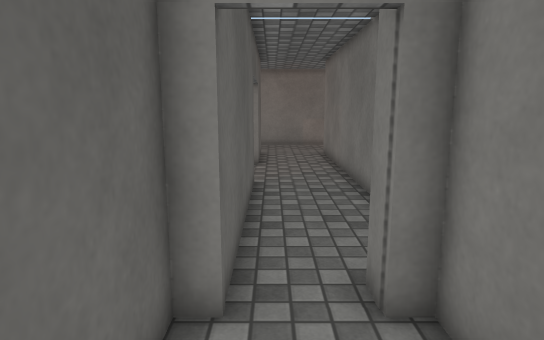
View 1 (above)

20 first-person views from a walk through a 3-D level made in the Unity game engine. The camera is 1.4 m above the floor, tilts 10° down and sees 75° across. The floor is counted in squares, 0.5 m on a side. Each view is taken from the middle of a square. On the plan, view 1 faces up. The plan holds only what a view shows up to about 20 squares ahead; the rest is blank. The place goes on beyond the plan. The player is left out. Some animated figures are not drawn. Door leaves are left out, so doorways stand open. Surface patterns are stand-ins for the level's own textures.

View 2
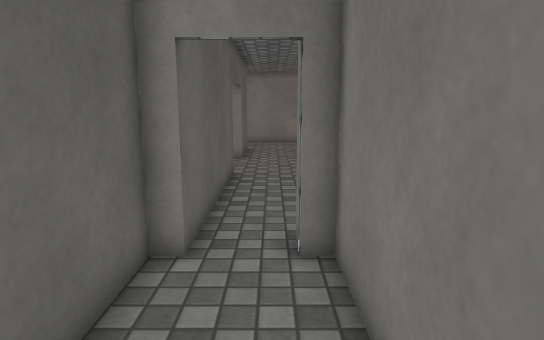

View 3
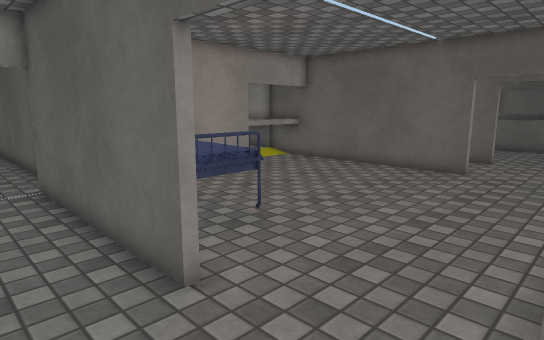

View 4
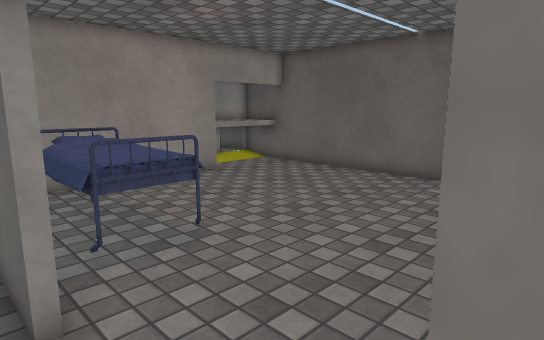

View 5
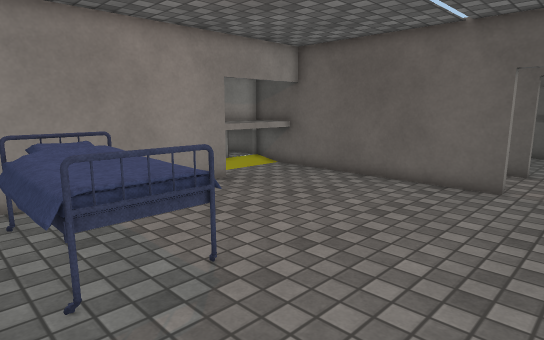

View 6
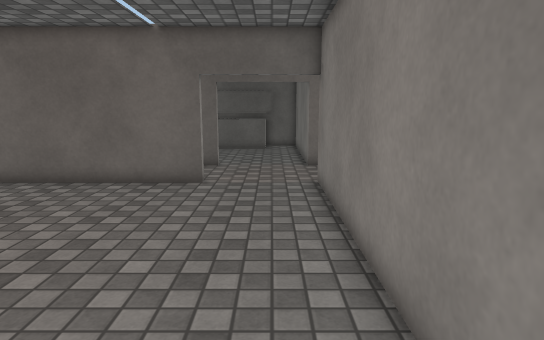

View 7
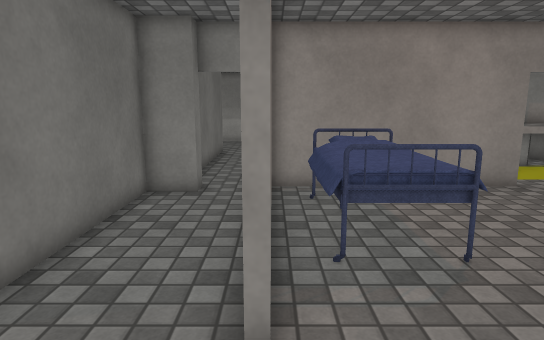

View 8
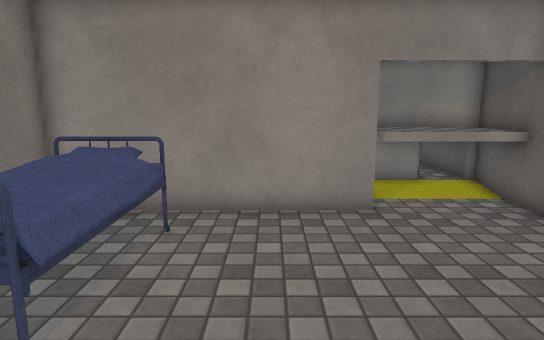

View 9
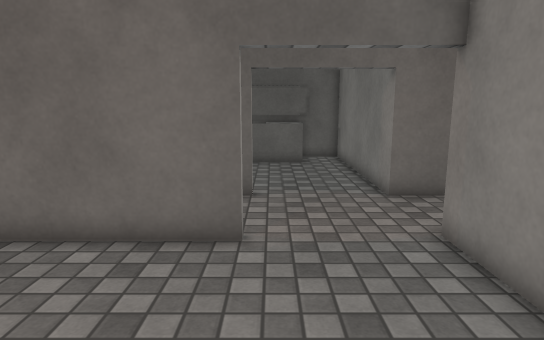

View 10
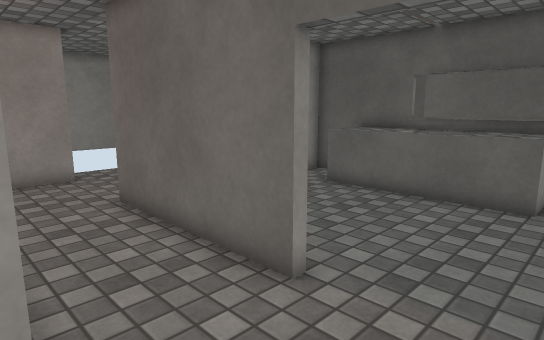

View 11
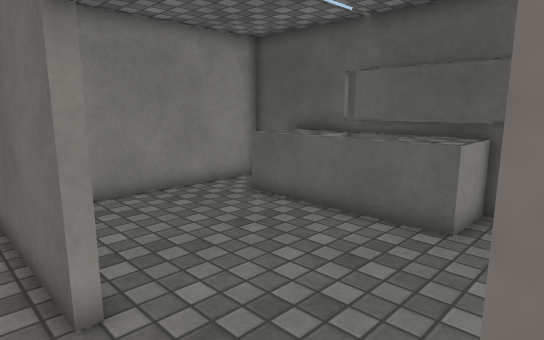

View 12
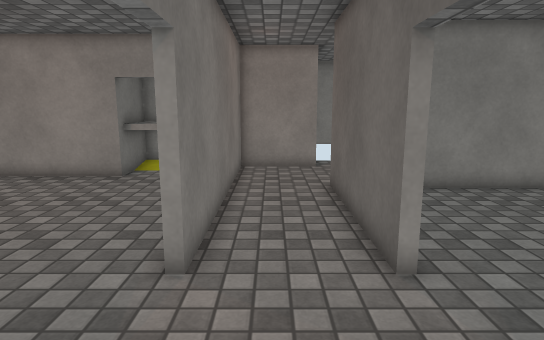

View 13
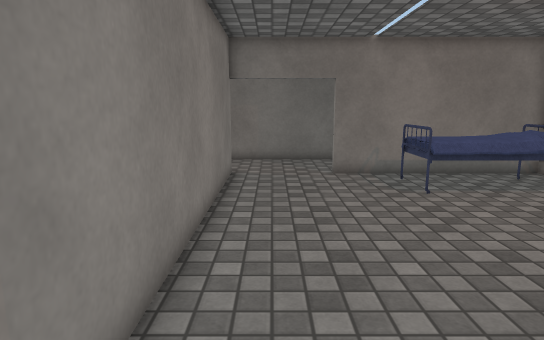

View 14
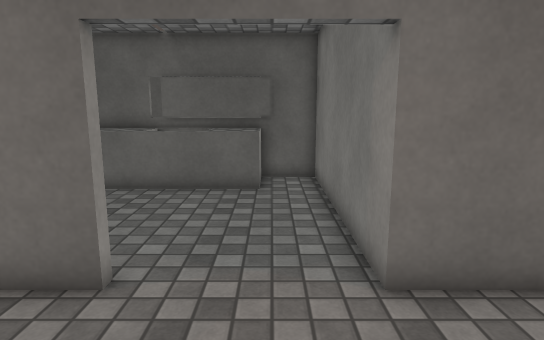

View 15
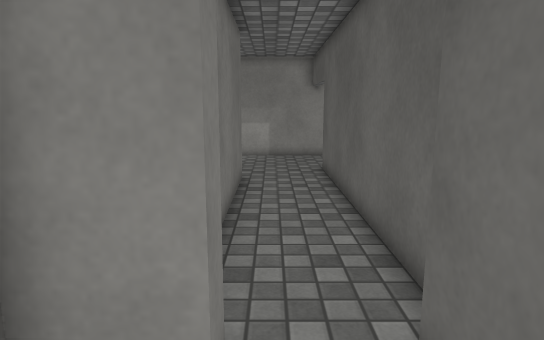

View 16
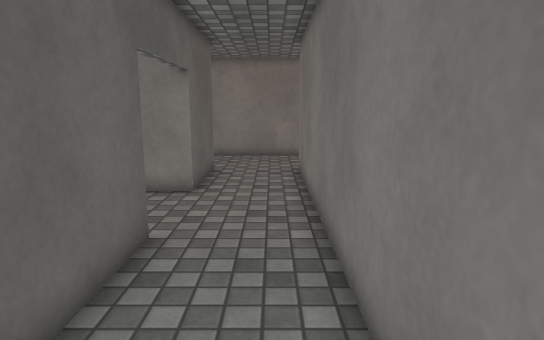

View 17
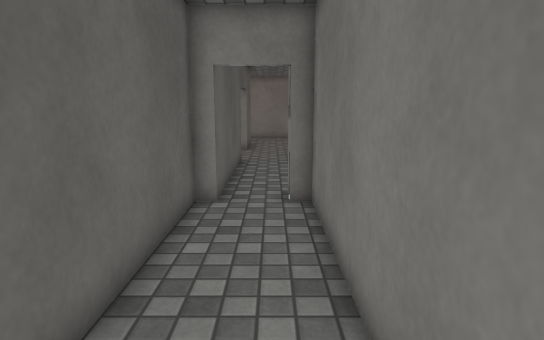

View 18
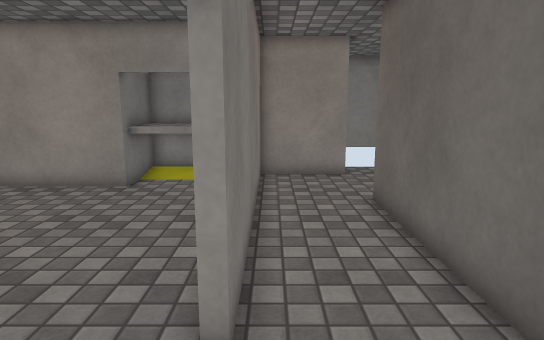

View 19
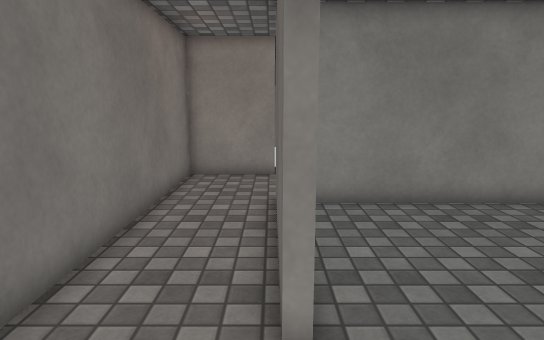

View 20
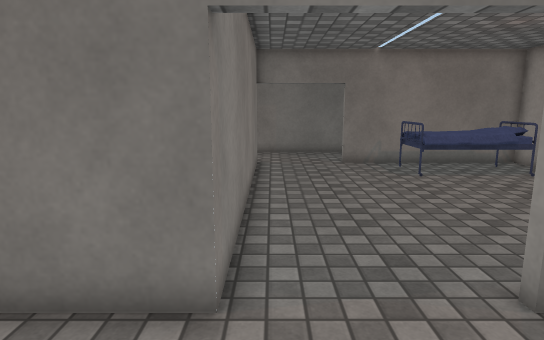

### Floor plan
Key: @ floor where view 1 was taken; # wall or solid block; . floor; / step, stairs or slope; = window, fence, low wall or low ledge; ^ raised ledge; B bed.
Columns run from 27 left of view 1 to 3 right of it. Each row starts with its distance up from view 1.
 20          #. #             #...#
 19          #..#             #...#
 18 ##########..###############...#
 17 #.............................#
 16 #.............................#
 15 #^^...........................#
 14 #^^...........................#
 13 # ^......#..##............#...#
 12 # ^......#..##............#...#
 11 ^^^......#..##........BBBB#...#
 10 ^^^......#..##........BBBB#...#
  9 ^^^......#..##........BBBB#...#
  8 #........#..##........BBBB#...#
  7 ##########..##........BBBB#...#
  6          #..##.........BBB#...#
  5         ....##....  #######..##
  4         ....#^^^^^##      #..#
  3         ....#^^^^^        #..#
  2        ..####^^^^^        #..#
  1        ..    #^###        #..#
  0        //    =            #@.#
 -1              #            #..#
 -2              #            #..#
 -3      ####    #            #..#
 -4                           #..#
 -5                           #..#
 -6                           #..#

Where each view was taken, in squares from view 1:
view 1: 0 up, 0 right, facing up
view 2: 2 down, 1 right, facing up
view 3: 18 up, 2 right, facing down-left
view 4: 18 up, 0 right, facing down-left
view 5: 16 up, 1 left, facing down-left
view 6: 16 up, 1 left, facing left
view 7: 17 up, 1 left, facing down
view 8: 14 up, 7 left, facing down
view 9: 14 up, 7 left, facing left
view 10: 17 up, 14 left, facing down-left
view 11: 18 up, 17 left, facing down-left
view 12: 19 up, 16 left, facing down
view 13: 16 up, 16 left, facing right
view 14: 16 up, 13 left, facing left
view 15: 8 up, 1 right, facing down
view 16: 6 up, 2 right, facing up
view 17: 6 down, 1 right, facing up
view 18: 17 up, 15 left, facing down
view 19: 17 up, 18 left, facing down
view 20: 17 up, 19 left, facing right
